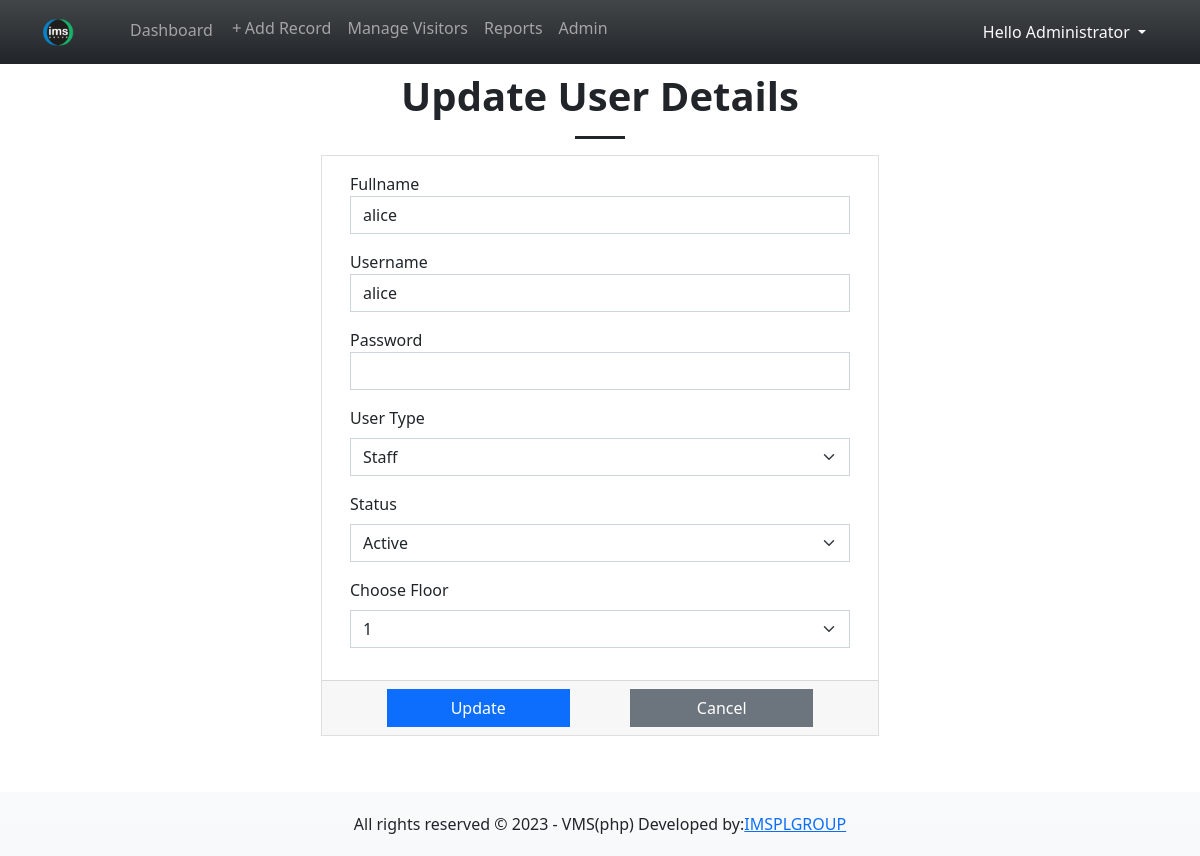
Page /?page=manage_user&id=2 (signed in) on the committed database.
### tables this page shows
CREATE TABLE `user_list` (
            `user_id` INTEGER NOT NULL PRIMARY KEY AUTOINCREMENT,
            `fullname` INTEGER NOT NULL,
            `username` TEXT NOT NULL,
            `password` TEXT NOT NULL,
            `type` TINYINT(1) NOT NULL Default 0,
            `status` TINYINT(1) NOT NULL Default 0,
            `date_created` TIMESTAMP DEFAULT CURRENT_TIMESTAMP
        , "floornumber" INTEGER);

### manage_user.php (the view, shortened to what this page needs)
<?php
if(isset($_GET['id']) && $_GET['id'] > 0){
    $sql = "SELECT `user_id`, `fullname`, `username`, `status`, `type` FROM `user_list` where `user_id` = '{$_GET['id']}' ";
    $query = $conn->query($sql);
    $data = $query->fetchArray();
}
?>
<h1 class="text-center fw-bolder"><?= isset($data['user_id']) ? "Update User Details" : "Add New User" ?></h1>
<hr class="mx-auto opacity-100" style="width:50px;height:3px">
<div class="col-lg-6 col-md-8 col-sm-12 col-12 mx-auto">
    <div class="card rounded-0">
        <div class="card-body">
            <div class="container-fluid">
                <form action="" id="update-user">
                    <div class="mb-3">
                        <label for="fullname" class="control-label">Fullname</label>
                        <input type="text" id="fullname" value="<?php if(isset($data['fullname']))
                     { echo $data['fullname']; } ?>" autofocus name="fullname" class="form-control rounded-0" required>
                    </div>
                    <div class="mb-3">
                        <label for="username" class="control-label">Username</label>
                        <input type="text" id="username" name="username" value="<?php if(isset($data['username']))
                     { echo $data['username']; } ?>" class="form-control rounded-0" required>
                    </div>
                    <div class="mb-3">
                        <label for="password" class="control-label">Password</label>
                        <input type="password" id="password" name="password" class="form-control rounded-0" required>
                    </div>
                    <div class="mb-3">
                        <label for="type" class="form-label">User Type</label>
                        <select name="type" id="type" class="form-select rounded-0" requried>
                            <option value="2" <?= isset($data['type']) && $data['type'] == 2 ? "selected" : "" ?>>Staff</option>
                        </select>
                    </div>
                    <div class="mb-3">
                        <label for="status" class="form-label">Status</label>
                        <select name="status" id="status" class="form-select rounded-0" requried>
                            <option value="1" <?= isset($data['status']) && $data['status'] == 1 ? "selected" : "" ?>>Active</option>
                        </select>
                    </div>
                    <div class="mb-3">
                        <label for="status" class="form-label">Choose Floor</label>
                        <select name="floornumber" id="floornumber" class="form-select rounded-0" requried>
                            <option value="1" <?= isset($data['floornumber']) && $data['floornumber'] == 1 ? "selected" : "" ?>>1</option>
                        </select>
                    </div>
                </form>
            </div>
        </div>
        <div class="card-footer">
            <div class="row justify-content-evenly">
                <button class="btn col-lg-4 col-md-5 col-sm-12 col-12 btn-primary rounded-0" form="update-user"><?= isset($data['user_id']) ? "Update" : "Save" ?></button>
                <a class="btn col-lg-4 col-md-5 col-sm-12 col-12 btn-secondary rounded-0" href='./?page=users'>Cancel</a>
            </div>
        </div>
    </div>
</div>

### css/custom.css (style rules this page uses)
html, body { margin: unset; height: 100%; width: 100%; overflow-x: hidden; }
body { padding-bottom:5em; }

### rows in the picture
user_list: fullname "alice", username "alice", type "Staff", status "Active"

### other values in the picture
$_SESSION['fullname'] "Administrator"
